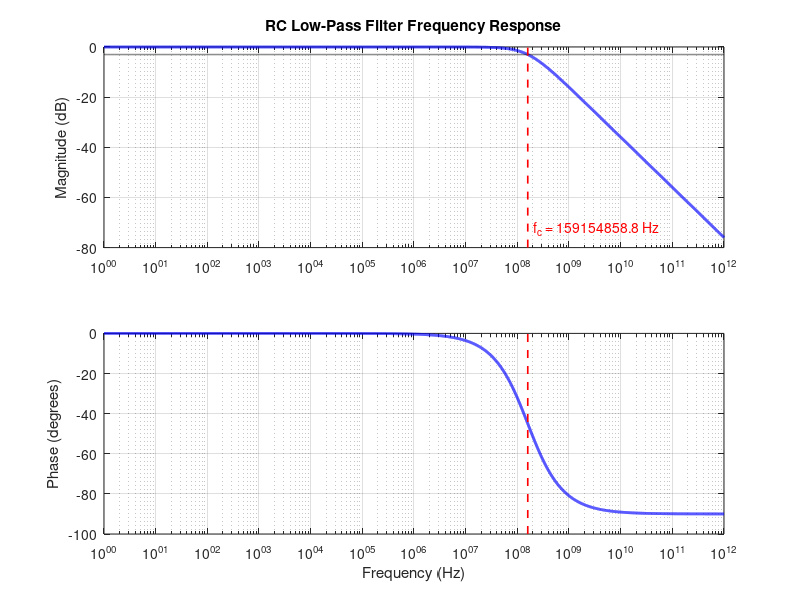

Here is the MATLAB script that generated this plot:
% RC Low-Pass Filter Frequency Response
clear;
close all;
clc;

%% Circuit parameters
R = 1e3;        % Resistance in ohms
C = 1e-12;     % Capacitance in farads

%% Frequency sweep
% Use a broad range without calculating the cutoff from 1/(2*pi*R*C).
f = logspace(0, 12, 10000);
w = 2 * pi * f;

%% Transfer function: H(s) = 1 / (1 + sRC)
H = 1 ./ (1 + 1i * w * R * C);

magnitude_db = 20 * log10(abs(H));
phase_deg    = angle(H) * 180 / pi;

%% Find the -3 dB frequency from the calculated response
max_gain_db = max(magnitude_db);
target_db = max_gain_db + 10 * log10(1/2);

crossing_index = find(magnitude_db(1:end-1) > target_db & ...
                      magnitude_db(2:end) <= target_db, 1);

if isempty(crossing_index)
    error("No -3 dB crossing was found inside the frequency sweep.");
end

% Interpolate on the logarithmic frequency axis between the samples that
% surround the crossing.
x1 = log10(f(crossing_index));
x2 = log10(f(crossing_index + 1));
y1 = magnitude_db(crossing_index);
y2 = magnitude_db(crossing_index + 1);

log_fc = x1 + (target_db - y1) * (x2 - x1) / (y2 - y1);
fc = 10^log_fc;

printf("Maximum gain: %.4f dB\n", max_gain_db);
printf("-3 dB target: %.4f dB\n", target_db);
printf("Measured -3 dB frequency: %.2f Hz\n", fc);

%% Plot magnitude and phase
figure;

subplot(2, 1, 1);
semilogx(f, magnitude_db, "b", "linewidth", 2);
grid on;
ylabel("Magnitude (dB)");
title("RC Low-Pass Filter Frequency Response");
hold on;
plot(f, target_db * ones(size(f)), "--k", "linewidth", 1.0);
mag_limits = ylim();
plot([fc fc], mag_limits, "--r", "linewidth", 1.2);
text(fc, mag_limits(1) + 0.1 * diff(mag_limits), ...
     sprintf("  f_c = %.1f Hz", fc), "color", "r");
hold off;

subplot(2, 1, 2);
semilogx(f, phase_deg, "b", "linewidth", 2);
grid on;
xlabel("Frequency (Hz)");
ylabel("Phase (degrees)");
hold on;
phase_limits = ylim();
plot([fc fc], phase_limits, "--r", "linewidth", 1.2);
hold off;

%% Keep the plot open when this file is run from a terminal
disp("Press Enter to close the plot and exit.");
pause();
